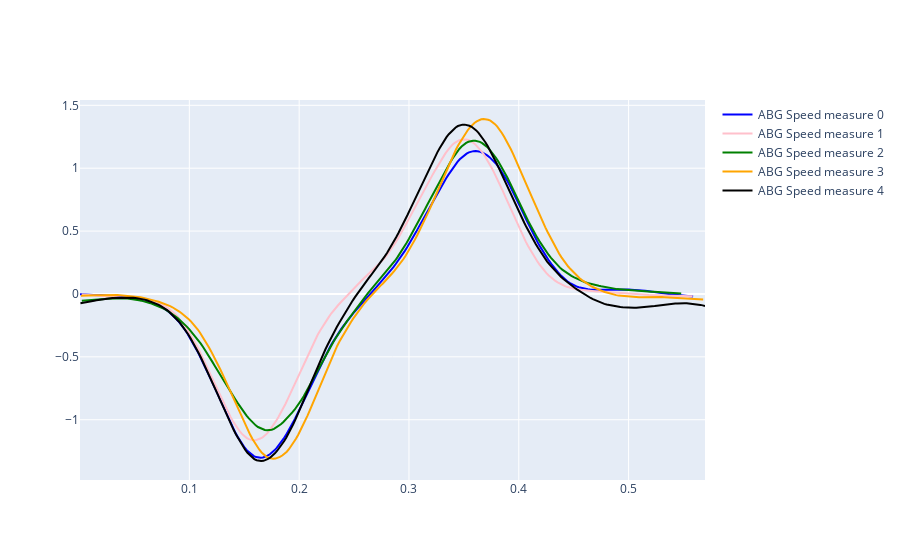

Here is the notebook cell this chart was saved with:
### Code cell
window= 20
# # Calculate the average speed of the three angles
# df_angle_speed["average_speed"] = df_raw_angles[speed_columns].mean(axis=1)
fig = go.Figure()
for measure_idx, interval in enumerate(loop_intervals):
    # Extract data within the interval
    df_time_lookup = df_raw_angles.loc[(df_raw_angles["time"] > interval[0]) & (df_raw_angles["time"] < interval[2])]
    # for speed_column in speed_columns:
    #     # Plot smoothed angle data
    #     fig.add_trace(go.Scatter(x=df_time_lookup['time']- interval[0], y=df_time_lookup[speed_column].rolling(window=window).mean(),
    #                              mode='lines', name=f'{speed_column}'))
    # Plot the average speed
    fig.add_trace(go.Scatter(x=df_time_lookup['time']-interval[0], y=df_time_lookup['average_speed'],
                             mode='lines', name=f'ABG Speed measure {measure_idx}', line=dict(color=colors[measure_idx])))


fig.show()

### Figure 1 — Plotly figure (JSON) as saved in the notebook; plotly's stock layout.template omitted (floating-point values rounded to 4 significant figures; data arrays with more than 128 entries replaced by an {"elided": "..."} marker saying what was removed)
{"data": [{"line": {"color": "blue"}, "mode": "lines", "name": "ABG Speed measure 0", "x": {"elided": "269 float values"}, "y": {"elided": "269 float values"}, "type": "scatter"}, {"line": {"color": "pink"}, "mode": "lines", "name": "ABG Speed measure 1", "x": {"elided": "268 float values"}, "y": {"elided": "268 float values"}, "type": "scatter"}, {"line": {"color": "green"}, "mode": "lines", "name": "ABG Speed measure 2", "x": {"elided": "263 float values"}, "y": {"elided": "263 float values"}, "type": "scatter"}, {"line": {"color": "orange"}, "mode": "lines", "name": "ABG Speed measure 3", "x": {"elided": "273 float values"}, "y": {"elided": "273 float values"}, "type": "scatter"}, {"line": {"color": "black"}, "mode": "lines", "name": "ABG Speed measure 4", "x": {"elided": "274 float values"}, "y": {"elided": "274 float values"}, "type": "scatter"}], "layout": {}}
